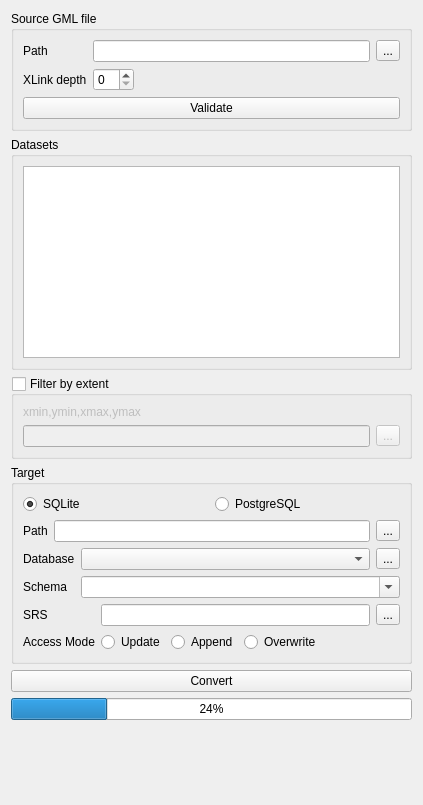
<?xml version="1.0" encoding="UTF-8"?>
<ui version="4.0">
 <class>GMLASConvertPanel</class>
 <widget class="QWidget" name="GMLASConvertPanel">
  <property name="geometry">
   <rect>
    <x>0</x>
    <y>0</y>
    <width>423</width>
    <height>805</height>
   </rect>
  </property>
  <property name="windowTitle">
   <string>Form</string>
  </property>
  <layout class="QVBoxLayout" name="verticalLayout">
   <item>
    <widget class="QGroupBox" name="groupBox_7">
     <property name="title">
      <string>Source GML file</string>
     </property>
     <layout class="QVBoxLayout" name="verticalLayout_9">
      <item>
       <layout class="QFormLayout" name="formLayout_3">
        <property name="fieldGrowthPolicy">
         <enum>QFormLayout::AllNonFixedFieldsGrow</enum>
        </property>
        <item row="0" column="0">
         <widget class="QLabel" name="label_5">
          <property name="text">
           <string>Path</string>
          </property>
         </widget>
        </item>
        <item row="0" column="1">
         <layout class="QHBoxLayout" name="horizontalLayout">
          <item>
           <widget class="QLineEdit" name="gmlPathLineEdit"/>
          </item>
          <item>
           <widget class="QToolButton" name="gmlPathButton">
            <property name="text">
             <string>...</string>
            </property>
           </widget>
          </item>
         </layout>
        </item>
        <item row="1" column="0">
         <widget class="QLabel" name="label_11">
          <property name="text">
           <string>XLink depth</string>
          </property>
         </widget>
        </item>
        <item row="1" column="1">
         <layout class="QHBoxLayout" name="horizontalLayout_7">
          <item>
           <widget class="QSpinBox" name="spinBox_2"/>
          </item>
          <item>
           <spacer name="horizontalSpacer_2">
            <property name="orientation">
             <enum>Qt::Horizontal</enum>
            </property>
            <property name="sizeHint" stdset="0">
             <size>
              <width>40</width>
              <height>20</height>
             </size>
            </property>
           </spacer>
          </item>
         </layout>
        </item>
       </layout>
      </item>
      <item>
       <widget class="QPushButton" name="validateButton">
        <property name="text">
         <string>Validate</string>
        </property>
       </widget>
      </item>
     </layout>
    </widget>
   </item>
   <item>
    <widget class="QGroupBox" name="groupBox_4">
     <property name="sizePolicy">
      <sizepolicy hsizetype="Preferred" vsizetype="Expanding">
       <horstretch>0</horstretch>
       <verstretch>0</verstretch>
      </sizepolicy>
     </property>
     <property name="title">
      <string>Datasets</string>
     </property>
     <layout class="QVBoxLayout" name="verticalLayout_6">
      <item>
       <widget class="QListWidget" name="datasetsListWidget">
        <property name="selectionMode">
         <enum>QAbstractItemView::ExtendedSelection</enum>
        </property>
       </widget>
      </item>
     </layout>
    </widget>
   </item>
   <item>
    <widget class="QGroupBox" name="groupBox_5">
     <property name="title">
      <string>Filter by extent</string>
     </property>
     <property name="checkable">
      <bool>true</bool>
     </property>
     <property name="checked">
      <bool>false</bool>
     </property>
     <layout class="QVBoxLayout" name="verticalLayout_7">
      <item>
       <widget class="QLabel" name="label_12">
        <property name="text">
         <string>xmin,ymin,xmax,ymax</string>
        </property>
       </widget>
      </item>
      <item>
       <layout class="QHBoxLayout" name="horizontalLayout_9">
        <item>
         <widget class="QLineEdit" name="lineEdit_9"/>
        </item>
        <item>
         <widget class="QToolButton" name="toolButton_4">
          <property name="text">
           <string>...</string>
          </property>
         </widget>
        </item>
       </layout>
      </item>
     </layout>
    </widget>
   </item>
   <item>
    <widget class="QGroupBox" name="groupBox_6">
     <property name="sizePolicy">
      <sizepolicy hsizetype="Preferred" vsizetype="Minimum">
       <horstretch>0</horstretch>
       <verstretch>0</verstretch>
      </sizepolicy>
     </property>
     <property name="title">
      <string>Target</string>
     </property>
     <layout class="QVBoxLayout" name="verticalLayout_8">
      <item>
       <widget class="QWidget" name="formatWidget" native="true">
        <layout class="QHBoxLayout" name="horizontalLayout_3">
         <property name="margin">
          <number>0</number>
         </property>
         <item>
          <widget class="QRadioButton" name="sqliteRadioButton">
           <property name="text">
            <string>SQLite</string>
           </property>
           <property name="checked">
            <bool>true</bool>
           </property>
          </widget>
         </item>
         <item>
          <widget class="QRadioButton" name="pgsqlRadioButton">
           <property name="text">
            <string>PostgreSQL</string>
           </property>
          </widget>
         </item>
        </layout>
       </widget>
      </item>
      <item>
       <widget class="QWidget" name="sqliteFormWidget" native="true">
        <layout class="QFormLayout" name="formLayout_7">
         <property name="margin">
          <number>0</number>
         </property>
         <item row="0" column="0">
          <widget class="QLabel" name="label_14">
           <property name="text">
            <string>Path</string>
           </property>
          </widget>
         </item>
         <item row="0" column="1">
          <layout class="QHBoxLayout" name="horizontalLayout_2">
           <item>
            <widget class="QLineEdit" name="sqlitePathLineEdit"/>
           </item>
           <item>
            <widget class="QToolButton" name="sqlitePathButton">
             <property name="text">
              <string>...</string>
             </property>
            </widget>
           </item>
          </layout>
         </item>
        </layout>
       </widget>
      </item>
      <item>
       <widget class="QWidget" name="pgsqlFormWidget" native="true">
        <layout class="QFormLayout" name="formLayout_8">
         <property name="margin">
          <number>0</number>
         </property>
         <item row="0" column="0">
          <widget class="QLabel" name="label_8">
           <property name="text">
            <string>Database</string>
           </property>
          </widget>
         </item>
         <item row="1" column="0">
          <widget class="QLabel" name="label_9">
           <property name="text">
            <string>Schema</string>
           </property>
          </widget>
         </item>
         <item row="1" column="1">
          <widget class="QComboBox" name="pgsqlSchemaBox">
           <property name="editable">
            <bool>true</bool>
           </property>
          </widget>
         </item>
         <item row="0" column="1">
          <layout class="QHBoxLayout" name="horizontalLayout_11">
           <item>
            <widget class="QComboBox" name="pgsqlConnectionsBox"/>
           </item>
           <item>
            <widget class="QToolButton" name="pgsqlConnectionsRefreshButton">
             <property name="text">
              <string>...</string>
             </property>
            </widget>
           </item>
          </layout>
         </item>
        </layout>
       </widget>
      </item>
      <item>
       <layout class="QFormLayout" name="formLayout_4">
        <property name="fieldGrowthPolicy">
         <enum>QFormLayout::AllNonFixedFieldsGrow</enum>
        </property>
        <item row="0" column="0">
         <widget class="QLabel" name="label_6">
          <property name="text">
           <string>SRS</string>
          </property>
         </widget>
        </item>
        <item row="0" column="1">
         <layout class="QHBoxLayout" name="horizontalLayout_4">
          <item>
           <widget class="QLineEdit" name="lineEdit_13"/>
          </item>
          <item>
           <widget class="QToolButton" name="toolButton_2">
            <property name="text">
             <string>...</string>
            </property>
           </widget>
          </item>
         </layout>
        </item>
        <item row="1" column="1">
         <layout class="QHBoxLayout" name="horizontalLayout_8">
          <item>
           <widget class="QRadioButton" name="updateRadioButton">
            <property name="text">
             <string>Update</string>
            </property>
           </widget>
          </item>
          <item>
           <widget class="QRadioButton" name="appendRadioButton">
            <property name="text">
             <string>Append</string>
            </property>
           </widget>
          </item>
          <item>
           <widget class="QRadioButton" name="overwriteRadioButton">
            <property name="text">
             <string>Overwrite</string>
            </property>
           </widget>
          </item>
          <item>
           <spacer name="horizontalSpacer_3">
            <property name="orientation">
             <enum>Qt::Horizontal</enum>
            </property>
            <property name="sizeHint" stdset="0">
             <size>
              <width>40</width>
              <height>20</height>
             </size>
            </property>
           </spacer>
          </item>
         </layout>
        </item>
        <item row="1" column="0">
         <widget class="QLabel" name="label_7">
          <property name="text">
           <string>Access Mode</string>
          </property>
         </widget>
        </item>
       </layout>
      </item>
     </layout>
    </widget>
   </item>
   <item>
    <widget class="QPushButton" name="convertButton">
     <property name="text">
      <string>Convert</string>
     </property>
    </widget>
   </item>
   <item>
    <widget class="QProgressBar" name="convertProgressBar">
     <property name="value">
      <number>24</number>
     </property>
    </widget>
   </item>
   <item>
    <spacer name="verticalSpacer">
     <property name="orientation">
      <enum>Qt::Vertical</enum>
     </property>
     <property name="sizeHint" stdset="0">
      <size>
       <width>20</width>
       <height>40</height>
      </size>
     </property>
    </spacer>
   </item>
  </layout>
 </widget>
 <resources/>
 <connections/>
</ui>
